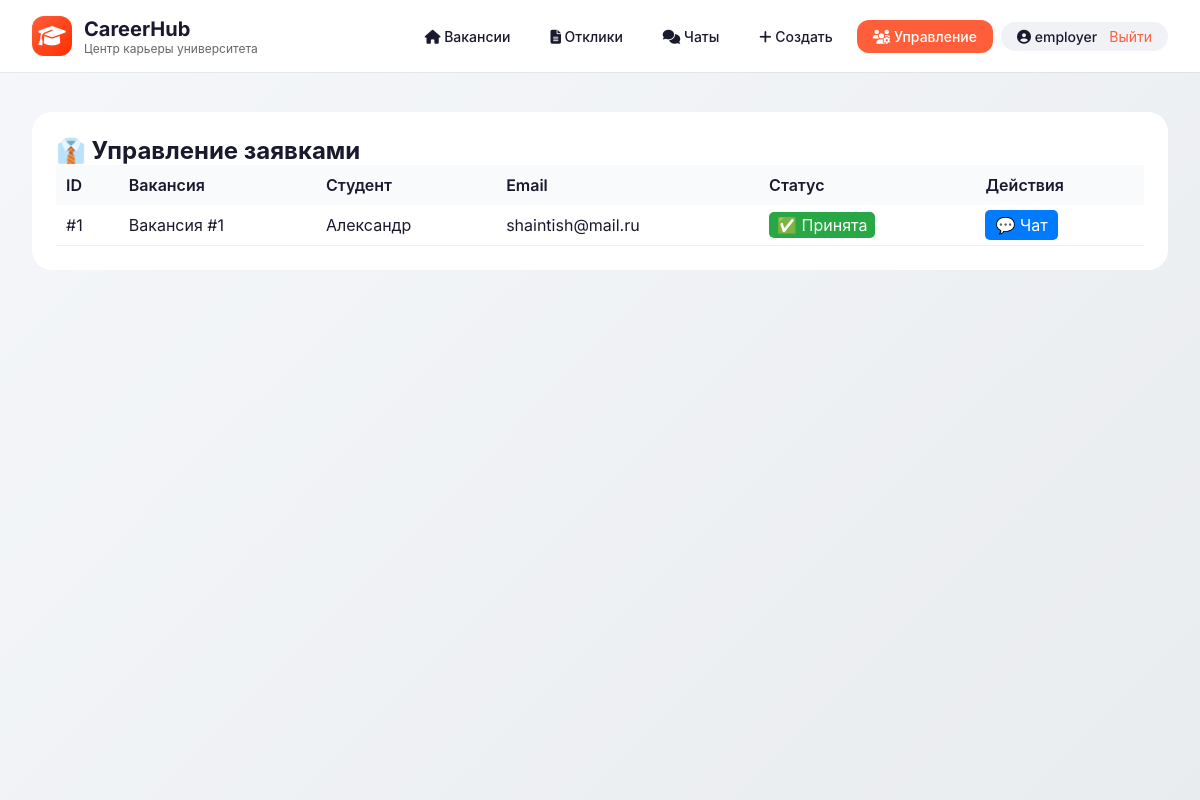
The page /admin/applications (signed in) on the database its author committed.
### tables this page shows
CREATE TABLE applications (
            id INTEGER PRIMARY KEY AUTOINCREMENT,
            vacancy_id INTEGER NOT NULL,
            student_name TEXT NOT NULL,
            student_email TEXT NOT NULL,
            status TEXT DEFAULT 'pending',
            created_at TIMESTAMP DEFAULT CURRENT_TIMESTAMP
        );

### app/main.py (the view)
@app.get("/admin/applications", response_class=HTMLResponse)
async def admin_applications(request: Request):
    session_id = request.cookies.get("session_id")
    if not session_id or session_id not in sessions:
        return RedirectResponse(url="/employer/login", status_code=303)
    current_user = sessions[session_id]
    if current_user.get("role") != "employer":
        return RedirectResponse(url="/", status_code=303)
    all_applications = JobService.get_all_applications()
    return templates.TemplateResponse(
        "admin_applications.html",
        {"request": request, "applications": all_applications, "user": current_user}
    )

### templates/admin_applications.html (shortened to what this page needs)
{% extends "base.html" %}
{% block content %}
<div class="table-container">
    <h2>👔 Управление заявками</h2>
    {% if applications and applications|length > 0 %}
    <table style="width: 100%; border-collapse: collapse;">
        <thead>
            <tr style="background: #1a1a2e; color: white;">
                <th style="padding: 10px;">ID</th>
                <th style="padding: 10px;">Вакансия</th>
                <th style="padding: 10px;">Студент</th>
                <th style="padding: 10px;">Email</th>
                <th style="padding: 10px;">Статус</th>
                <th style="padding: 10px;">Действия</th>
            </tr>
        </thead>
        <tbody>
            {% for application in applications %}
            <tr style="border-bottom: 1px solid #ddd;">
                <td style="padding: 10px;">#{{ application.id }}</td>
                <td style="padding: 10px;">Вакансия #{{ application.vacancy_id }}</td>
                <td style="padding: 10px;">{{ application.student_name }}</td>
                <td style="padding: 10px;">{{ application.student_email }}</td>
                <td style="padding: 10px;">
                    {% if application.status == 'pending' %}
                        <span style="background: #ffc107; padding: 3px 8px; border-radius: 5px;">⏳ Ожидает</span>
                    {% elif application.status == 'accepted' %}
                        <span style="background: #28a745; color: white; padding: 3px 8px; border-radius: 5px;">✅ Принята</span>
                    {% else %}
                        <span style="background: #dc3545; color: white; padding: 3px 8px; border-radius: 5px;">❌ Отклонена</span>
                    {% endif %}
                </td>
                <td style="padding: 10px;">
                    {% if application.status == 'pending' %}
                    <form method="post" style="display: inline;">
                        <input type="hidden" name="app_id" value="{{ application.id }}">
                        <input type="hidden" name="action" value="accept">
                        <button type="submit" style="background: #28a745; color: white; border: none; padding: 5px 10px; border-radius: 5px; cursor: pointer;">✅ Принять</button>
                    </form>
                    <form method="post" style="display: inline;">
                        <input type="hidden" name="app_id" value="{{ application.id }}">
                        <input type="hidden" name="action" value="reject">
                        <button type="submit" style="background: #dc3545; color: white; border: none; padding: 5px 10px; border-radius: 5px; cursor: pointer;">❌ Отклонить</button>
                    </form>
                    {% elif application.status == 'accepted' %}
                    <a href="/chat/{{ application.id }}" style="background: #007bff; color: white; padding: 5px 10px; border-radius: 5px; text-decoration: none;">💬 Чат</a>
                    {% else %}
                    <span style="color: #666;">Обработана</span>
                    {% endif %}
                </td>
            </tr>
            {% endfor %}
        </tbody>
    </table>
    {% else %}
    <p style="text-align: center; padding: 40px;">📭 Нет заявок для обработки</p>
    {% endif %}
</div>
{% endblock %}

### templates/base.html (style rules this page uses)
* { margin: 0; padding: 0; box-sizing: border-box; }
body { font-family: 'Inter', -apple-system, BlinkMacSystemFont, 'Segoe UI', sans-serif; background: #f5f7fa; min-height: 100vh; color: #1a1a2e; }
.table-container { background: white; border-radius: 20px; padding: 24px; overflow-x: auto; }
table { width: 100%; border-collapse: collapse; }
th { text-align: left; padding: 12px 16px; background: #f8fafc; font-weight: 600; color: #1a1a2e; }
td { padding: 12px 16px; border-bottom: 1px solid #eef2f6; }

### rows shown on the page
applications: id "1", vacancy_id "1", student_name "Александр", student_email "shaintish@mail.ru", status "✅ Принята"

### other values the page prints
{{ user.username }} "employer"
